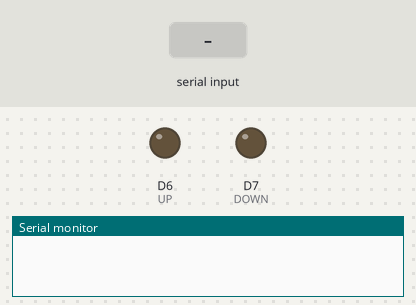
Bench run of a sketch on a simulated ESP8266 (NodeMCU). Parts: output pins drawn as LEDs (lit = HIGH), the last lines printed to the serial monitor. The inputs (shaded band) are chosen by the test bench.

Above: at 1.2 s.
1.3 s: "u" received over Serial
At 2.5 s:
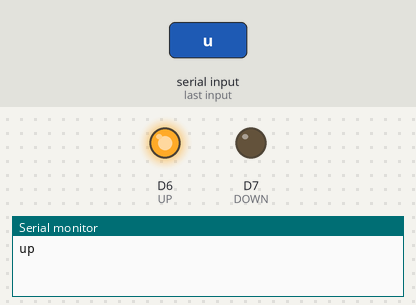
2.8 s: "d" received over Serial
At 3.6 s:
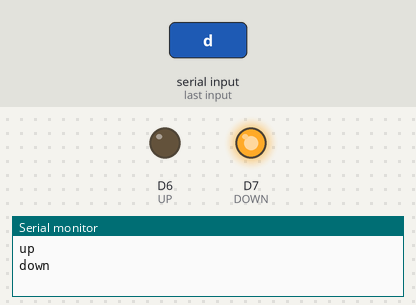
4.3 s: "s" received over Serial
At 4.7 s:
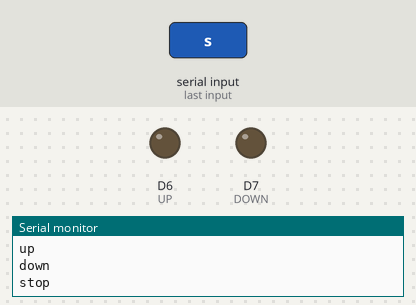
Timing chart, 0 to 7.3 s (numbered marks = the images above; inputs shaded):
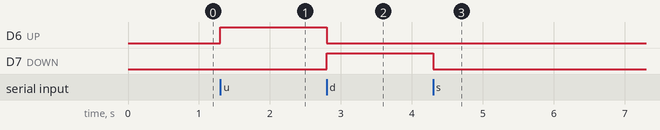

Measured:
- after the input at 1.3 s, D6 (UP): LOW → HIGH at once
- after the input at 2.8 s, D6 (UP): HIGH → LOW at once; D7 (DOWN): LOW → HIGH at once
- after the input at 4.3 s, D7 (DOWN): HIGH → LOW at once

The sketch:

keyboardControl.ino
```cpp
#include <HCSR04.h>
#define UP D6
#define DOWN D7

#define LED1 D5
#define LED2 D4
#define LED3 D8

int ledState = LOW;

unsigned long previousMillis = 0;

void setup() {
  Serial.begin(9600);
  while (!Serial) {
    ; // wait for serial port to connect. Needed for native USB
  }
  pinMode(UP, OUTPUT);
  pinMode(DOWN, OUTPUT);
//  pinMode(LED1, OUTPUT);
//  pinMode(LED2, OUTPUT);
//  pinMode(LED3, OUTPUT);


}

void loop() {
  while (Serial.available() > 0)
  {

    //Read the next available byte in the serial receive buffer
    char inByte = Serial.read();
    if (inByte == 'u') {
      Serial.println("up");
      Forward();
    } else if (inByte == 'd') {
      Serial.println("down");
      Backward();
    } else if (inByte == 's') {
      Serial.println("stop");
      Stop();
    }
  }
  unsigned long currentMillis = millis();

  if (currentMillis - previousMillis >= 1000) {
    // save the last time you blinked the LED
    previousMillis = currentMillis;

    // if the LED is off turn it on and vice-versa:
    if (ledState == LOW) {
      ledState = HIGH;
    } else {
      ledState = LOW;
    }

    // set the LED with the ledState of the variable:
    digitalWrite(LED1, ledState);
    digitalWrite(LED2, ledState);
    digitalWrite(LED3, ledState);
  }
}
void Forward() {
  digitalWrite(UP, HIGH);
  digitalWrite(DOWN, LOW);
}
void Backward() {
  digitalWrite(UP, LOW);
  digitalWrite(DOWN, HIGH);
}
void Stop() {
  digitalWrite(UP, LOW);
  digitalWrite(DOWN, LOW);
}
```
